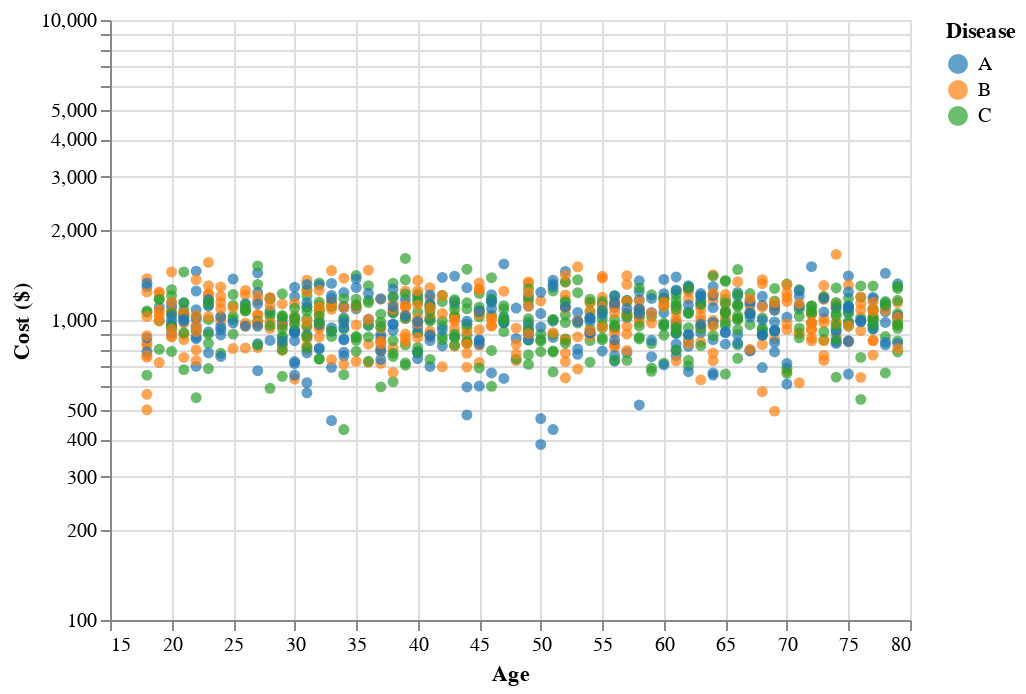

Here is the notebook cell this chart was saved with:
### Code cell
import altair as alt
import pandas as pd
import numpy as np

# create sample data
data = pd.DataFrame({
    'age': np.random.randint(18, 80, size=1000),
    'gender': np.random.choice(['Male', 'Female'], size=1000),
    'race': np.random.choice(['White', 'Black', 'Asian', 'Hispanic'], size=1000),
    'disease': np.random.choice(['A', 'B', 'C'], size=1000),
    'cost': np.random.normal(1000, 200, size=1000)
})

# create scatter plot with color encoding for disease
scatter = alt.Chart(data).mark_circle().encode(
    alt.X('age:Q', scale=alt.Scale(zero=False), axis=alt.Axis(title='Age')),
    alt.Y('cost:Q', scale=alt.Scale(type='log'), axis=alt.Axis(title='Cost ($)')),
    color=alt.Color('disease:N', scale=alt.Scale(scheme='category10'), legend=alt.Legend(title='Disease'))
)

# create bar chart with color encoding for race
bars = alt.Chart(data).mark_bar().encode(
    alt.X('race:N', axis=alt.Axis(title='Race')),
    alt.Y('mean(cost):Q', axis=alt.Axis(title='Mean Cost ($)')),
    color=alt.Color('race:N', scale=alt.Scale(scheme='set1'), legend=None)
)

# create trend line with color encoding for gender and race
trend = alt.Chart(data).transform_regression(
    'age', 'cost', groupby=['gender', 'race'], method='poly', order=2
).mark_line().encode(
    alt.X('age:Q', axis=alt.Axis(title='Age')),
    alt.Y('cost:Q', axis=alt.Axis(title='Cost ($)')),
    color=alt.Color('gender:N', scale=alt.Scale(scheme='set1')),
    detail='race:N'
)

# combine charts using facet and layer
chart = alt.vconcat(
    scatter,
    alt.hconcat(bars, trend, spacing=20),
    #.facet(row='disease', data=data),
    spacing=20
)

# display chart
scatter

### Figure 1 — Vega-Lite specification as saved in the notebook (floating-point values rounded to 4 significant figures; data arrays with more than 128 entries replaced by an {"elided": "..."} marker saying what was removed)
{"config": {"view": {"continuousWidth": 400, "continuousHeight": 300}}, "data": {"name": "data-386272a8a6ed7da1b73300dd2f89dcbc"}, "mark": "circle", "encoding": {"color": {"field": "disease", "legend": {"title": "Disease"}, "scale": {"scheme": "category10"}, "type": "nominal"}, "x": {"axis": {"title": "Age"}, "field": "age", "scale": {"zero": false}, "type": "quantitative"}, "y": {"axis": {"title": "Cost ($)"}, "field": "cost", "scale": {"type": "log"}, "type": "quantitative"}}, "$schema": "https://vega.github.io/schema/vega-lite/v4.17.0.json", "datasets": {"data-386272a8a6ed7da1b73300dd2f89dcbc": {"elided": "1000 records"}}}
